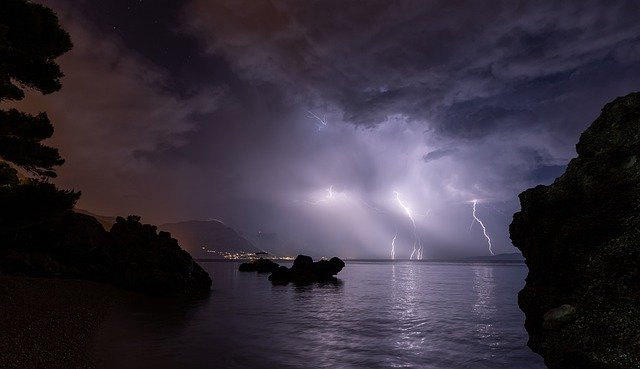
#> input picture opencv/study/PythonCode/images/img6.jpg, 640 x 369 px
$ python c2_histogramEqualization.py
#> lines starting #> are read from the running program, lines starting #| are printed output that depends on the picture
### opencv/study/PythonCode/imgRead.py
import cv2

# 영상을 불러오기
def imgRead(imgPath, imgReadType, imgResWidth, imgResHeight):
#> called with imgPath = './images/img6.jpg', imgReadType = 0, imgResWidth = 320, imgResHeight = 240
    img = cv2.imread(imgPath, imgReadType)
#> img: shape (369, 640); min 0, max 255, mean 50.3
    if imgResHeight != 0 | imgResWidth != 0:
        img = cv2.resize(img, (imgResWidth, imgResHeight))
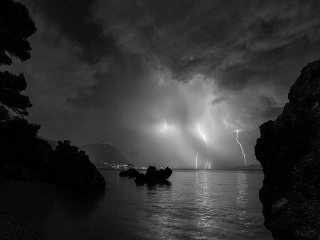
#> img: shape (240, 320); min 0, max 250, mean 50.2
    return img

### opencv/study/PythonCode/createFolder.py
import os

# 폴더 생성하기
def createFolder(dir):
    try:
        if not os.path.exists(dir):
            os.makedirs(dir)
    except OSError:
        print ('Error: createFolder')

### opencv/study/PythonCode/c2_histogramEqualization.py
# 히스토그램 평활화 예제 (c2_histogramEqualization.py)

# 관련 라이브러리 선언
import numpy as np
import cv2
from matplotlib import pyplot as plt
from imgRead import imgRead
from createFolder import createFolder

# 영상 읽기
img1 = imgRead("./images/img6.jpg", cv2.IMREAD_GRAYSCALE, 320, 240)

#히스토그램 평활화 및 히스토그램 계산
res1 = cv2.equalizeHist(img1)
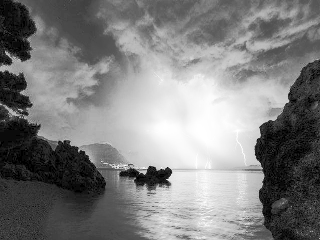
#> res1: shape (240, 320); min 0, max 255, mean 127.1
ch1 = [0]; ranges1 = [0, 256]; histSize1 = [256]
hist1 = cv2.calcHist([img1], ch1, None, histSize1, ranges1)
#> hist1 = 256 values, max 3285 at index 1, min 0 at index 234, mean 300
hist2 = cv2.calcHist([res1], ch1, None, histSize1, ranges1)
#> hist2 = 256 values, max 3285 at index 11, min 0 at index 1, mean 300

#상수곱, 로그곱, 거급제곱 변환 기반 명암비 조절 및 히스토그램 계산
multi_lut = np.full(shape=[256], fill_value=0, dtype=np.uint8)
log_lut = np.full(shape=[256], fill_value=0, dtype=np.uint8)
invol1_lut = np.full(shape=[256], fill_value=0, dtype=np.uint8)
multi_v = 2; gamma1 = 0.4
thres1 = 5; thres2 = 100
max_v_log = 255 / np.log(1 + 255)
max_v_invol1 = 255 / np.power(255, gamma1)

for i in range(256):
    val = i * multi_v
    if val > 255 : val = 255
    multi_lut[i] = val
    log_lut[i] = np.round(max_v_log * np.log(1+i))
    invol1_lut[i] = np.round(max_v_invol1 * np.power(i, gamma1))

# 명암비 조절
res2 = cv2.LUT(img1, multi_lut)
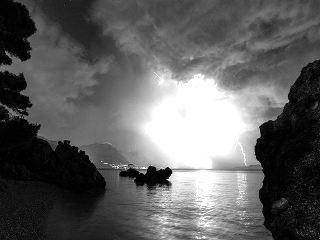
#> res2: shape (240, 320); min 0, max 255, mean 96
res3 = cv2.LUT(img1, log_lut)
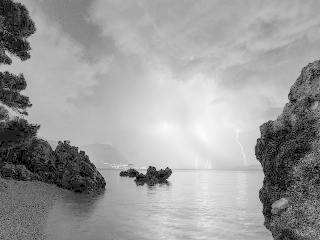
#> res3: shape (240, 320); min 0, max 254, mean 156
res4 = cv2.LUT(img1, invol1_lut)
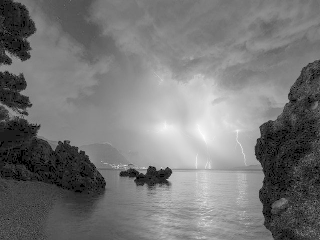
#> res4: shape (240, 320); min 0, max 253, mean 117.9

hist3 = cv2.calcHist([res2], ch1, None, histSize1, ranges1)
#> hist3 = 256 values, max 5964 at index 255, min 0 at index 1, mean 300
hist4 = cv2.calcHist([res3], ch1, None, histSize1, ranges1)
#> hist4 = 256 values, max 3285 at index 32, min 0 at index 1, mean 300
hist5 = cv2.calcHist([res4], ch1, None, histSize1, ranges1)
#> hist5 = 256 values, max 3285 at index 28, min 0 at index 1, mean 300

# 히스토그램 출력 및 결과 저장
bin_x = np.arange(256)
fig_index = 0
save_dir = './code_res_imgs/c2_histogramEqualization'
createFolder(save_dir)
display_img = [("input1", img1),
            ("res1", res1),
            ("res2", res2),
            ("res3", res3),
            ("res4", res4)]
for (name, out) in display_img:
    cv2.imshow(name, out)
    cv2.imwrite(save_dir + "/" + name + ".jpg", out)
#> this loop made 5 passes
#> name on passes 1 to 5: 'input1', 'res1', 'res2', 'res3', 'res4'
dlsplay_hist = [("Input Histogram", hist1),
                ("Equalization-convert Histogram", hist2),
                ("Multiply-convert Histogram", hist3),
                ("log-convert Histogram", hist4),
                ("Invil-convert Histogram", hist5)]
for (name, out) in dlsplay_hist:
    plt.figure(fig_index)
    plt.title(name); plt.xlabel("Bin"); plt.ylabel("Frequency")
    plt.bar(bin_x, out[:,0], width=6, color='g')
    plt.grid(True, lw=1, ls='--', c='.75')
    plt.xlim([0, 255])
    plt.savefig(save_dir + "/" + name + ".png")
    fig_index += 1
#> this loop made 5 passes
#> pass 1, `plt.savefig(save_dir + "/" + name + ".png")`:
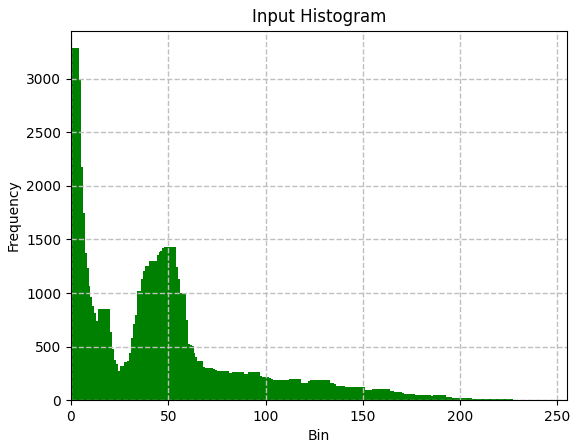
#> figure drawn by matplotlib, 1 panel; tallest bar 3285 high, from x = -2 to 4
#> after the loop, fig_index = 5
plt.show()
#> figure, not shown here; tallest bar 5964 high, from x = 252 to 258
#> figure, not shown here; tallest bar 3285 high, from x = 29 to 35
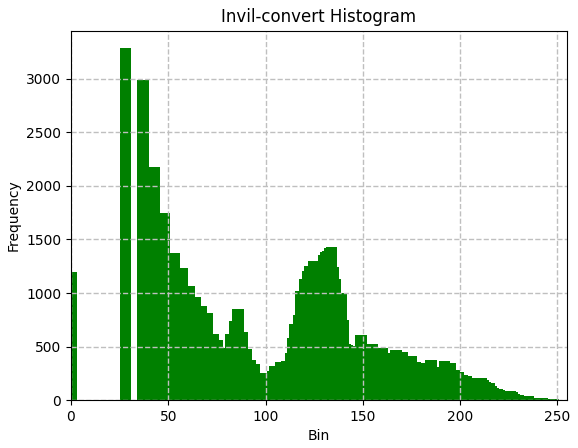
#> figure drawn by matplotlib, 1 panel; tallest bar 3285 high, from x = 25 to 31

# 키보드 입력을 기다린 후 모든 영상창 닫기
cv2.waitKey(0)
cv2.destroyAllWindows()

$ run again, with opencv/study/PythonCode/images/img1.jpg copied over opencv/study/PythonCode/images/img6.jpg
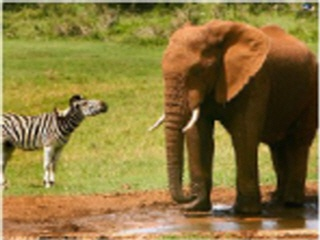
#> input picture opencv/study/PythonCode/images/img1.jpg, 320 x 240 px
#> hist1 = 256 values, max 874 at index 151, min 0 at index 0, mean 300
#> hist2 = 256 values, max 874 at index 175, min 0 at index 6, mean 300
#> `res4 = cv2.LUT(img1, invol1_lut)`:
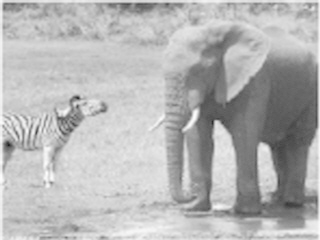
#> res4: shape (240, 320); min 28, max 253, mean 180.8
#> hist3 = 256 values, max 42595 at index 255, min 0 at index 0, mean 300
#> hist4 = 256 values, max 3337 at index 229, min 0 at index 0, mean 300
#> hist5 = 256 values, max 1722 at index 203, min 0 at index 0, mean 300
#> the loop `for (name, out) in display_img:` made 5 passes
#> name on passes 1 to 5: 'input1', 'res1', 'res2', 'res3', 'res4'
#> the loop `for (name, out) in dlsplay_hist:` made 5 passes
#> after the loop `for (name, out) in dlsplay_hist:`: fig_index = 5
#> `plt.show()`:
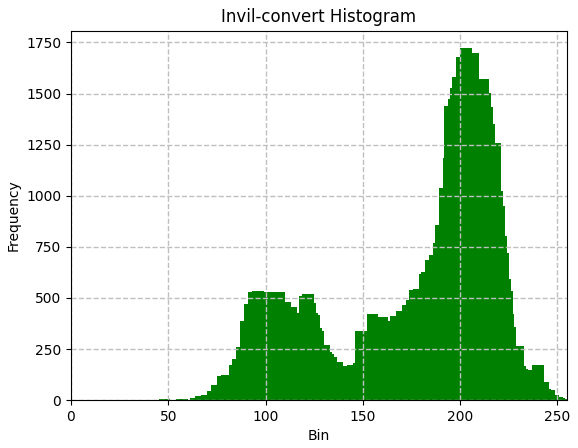
#> figure drawn by matplotlib, 1 panel; tallest bar 1722 high, from x = 200 to 206

$ run again, with opencv/study/PythonCode/images/img10.jpg copied over opencv/study/PythonCode/images/img6.jpg
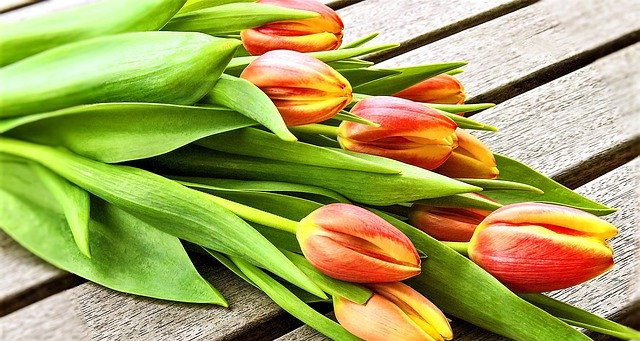
#> input picture opencv/study/PythonCode/images/img10.jpg, 640 x 341 px
#> hist1 = 256 values, max 709 at index 233, min 44 at index 0, mean 300
#> hist2 = 256 values, max 709 at index 226, min 0 at index 139, mean 300
#> `res4 = cv2.LUT(img1, invol1_lut)`:
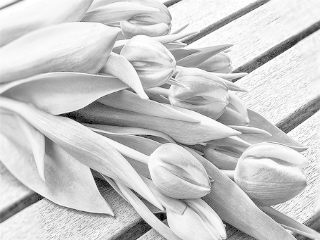
#> res4: shape (240, 320); min 0, max 255, mean 201.5
#> hist3 = 256 values, max 49351 at index 255, min 0 at index 1, mean 300
#> hist4 = 256 values, max 3387 at index 251, min 0 at index 1, mean 300
#> hist5 = 256 values, max 2060 at index 246, min 0 at index 1, mean 300
#> the loop `for (name, out) in display_img:` made 5 passes
#> name on passes 1 to 5: 'input1', 'res1', 'res2', 'res3', 'res4'
#> the loop `for (name, out) in dlsplay_hist:` made 5 passes
#> after the loop `for (name, out) in dlsplay_hist:`: fig_index = 5
#> `plt.show()`:
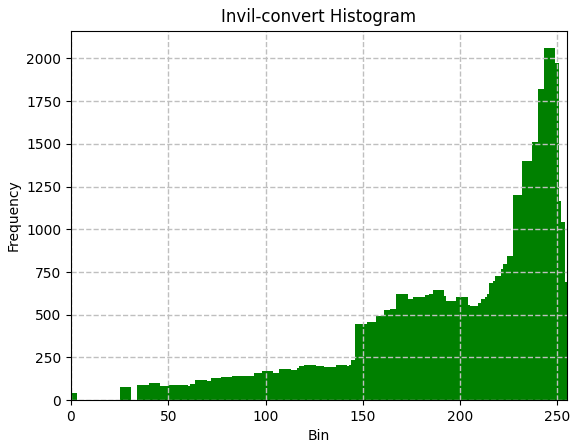
#> figure drawn by matplotlib, 1 panel; tallest bar 2060 high, from x = 243 to 249

$ run again, with opencv/study/PythonCode/images/img11.jpg copied over opencv/study/PythonCode/images/img6.jpg
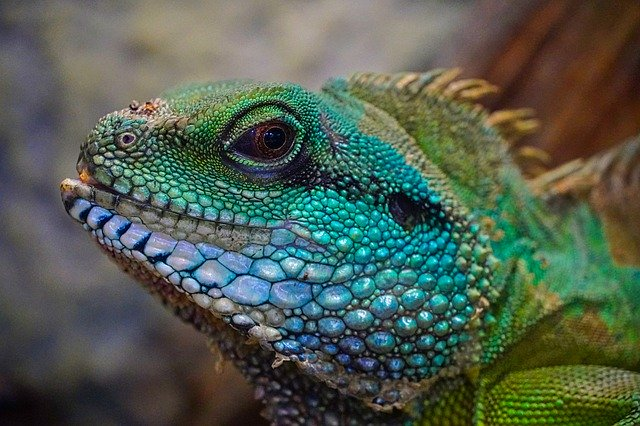
#> input picture opencv/study/PythonCode/images/img11.jpg, 640 x 426 px
#> hist1 = 256 values, max 784 at index 57, min 0 at index 0, mean 300
#> hist2 = 256 values, max 784 at index 65, min 0 at index 22, mean 300
#> hist3 = 256 values, max 14999 at index 255, min 0 at index 0, mean 300
#> hist4 = 256 values, max 1909 at index 229, min 0 at index 0, mean 300
#> hist5 = 256 values, max 1457 at index 160, min 0 at index 0, mean 300
#> the loop `for (name, out) in display_img:` made 5 passes
#> name on passes 1 to 5: 'input1', 'res1', 'res2', 'res3', 'res4'
#> the loop `for (name, out) in dlsplay_hist:` made 5 passes
#> after the loop `for (name, out) in dlsplay_hist:`: fig_index = 5
#> `plt.show()`:
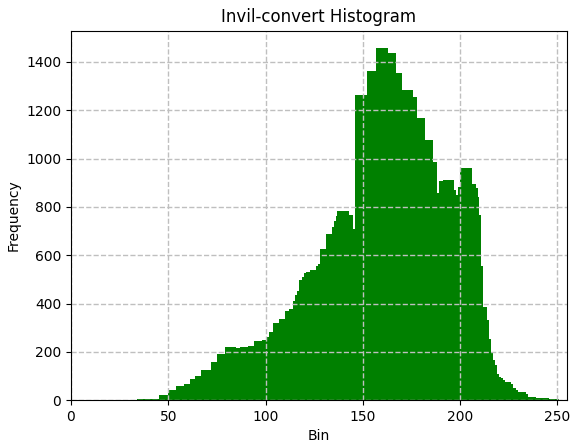
#> figure drawn by matplotlib, 1 panel; tallest bar 1457 high, from x = 157 to 163
